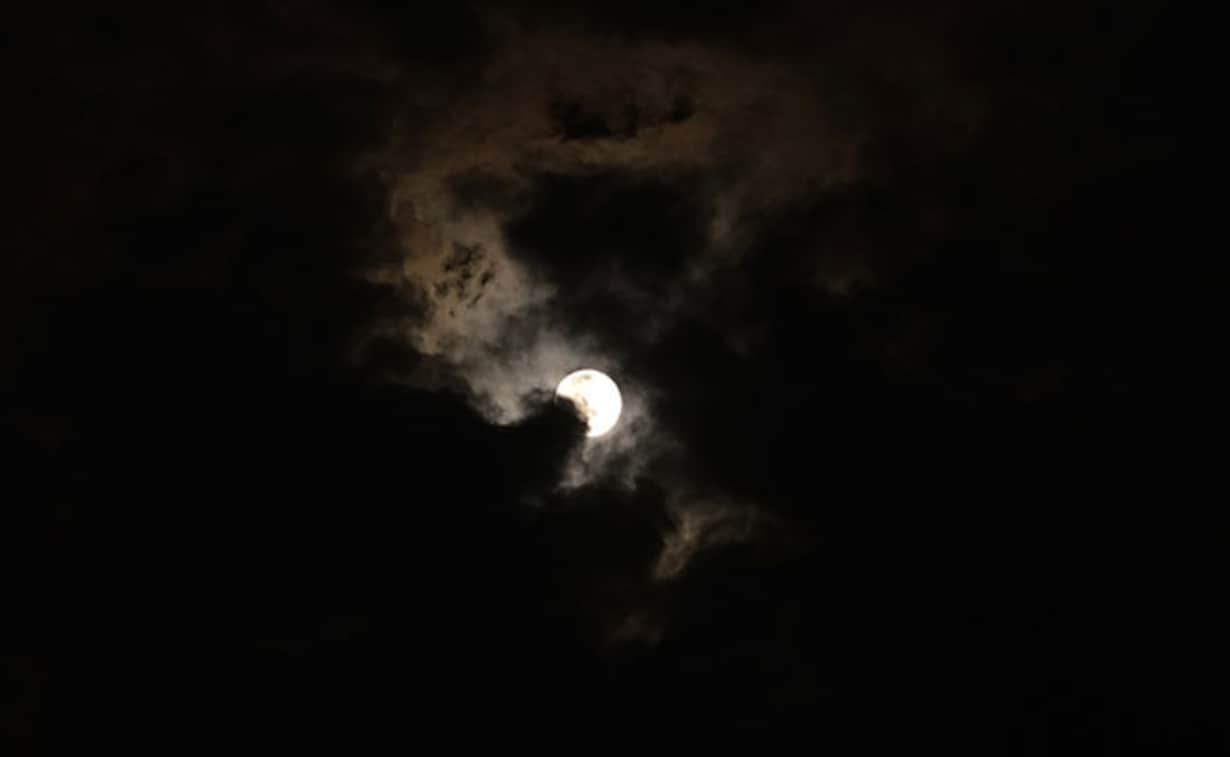
#> input picture resim6.jpg, 1230 x 757 px
$ python sadece_kod.py
#> lines starting #> are read from the running program, lines starting #| are printed output that depends on the picture; after the words box and inside, x2 and y2 are one past the last pixel; in counts of white or black regions, pixels touching at a corner belong together
import cv2
import numpy as np

ay=cv2.imread("resim6.jpg")
#> ay is the input picture: shape (757, 1230, 3); mean B, G, R 8.3, 10.2, 11.6

ay_gri=cv2.cvtColor(ay,cv2.COLOR_BGR2GRAY)

ay_blur = cv2.GaussianBlur(ay_gri,(5,5),0)

ret, ay_threshold=cv2.threshold(ay_blur, 85, 255,cv2.THRESH_BINARY)
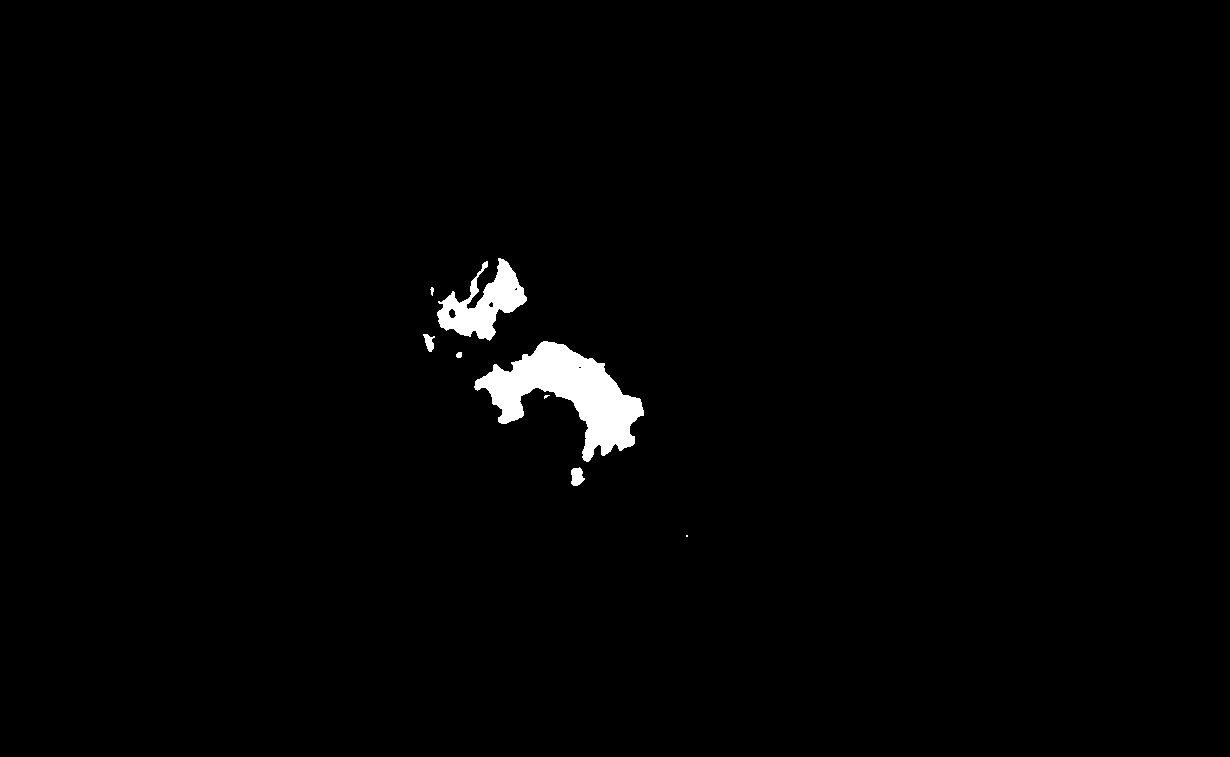
#> ay_threshold: shape (757, 1230); 1.3% white; 8 white regions (2 under 20 px), largest, box (x1, y1, x2, y2) and area: (474, 341, 644, 462) 8706, (437, 258, 527, 341) 3360, (571, 467, 585, 486) 193, (423, 334, 435, 352) 124, (456, 352, 462, 358) 31, (430, 287, 434, 296) 22

ay_Mask=cv2.bitwise_and(ay,ay,mask=ay_threshold)
ay_HSV=cv2.cvtColor(ay_Mask,cv2.COLOR_BGR2HSV)
#> ay_HSV: shape (757, 1230, 3); mean H, S, V 0.2, 0.6, 1.9

gri_alt_sinir=np.array([0,0,15])
gri_ust_sinir=np.array([225,72,255])

gri_renk_filtresisonucu= cv2.inRange(ay_HSV,gri_alt_sinir,gri_ust_sinir)
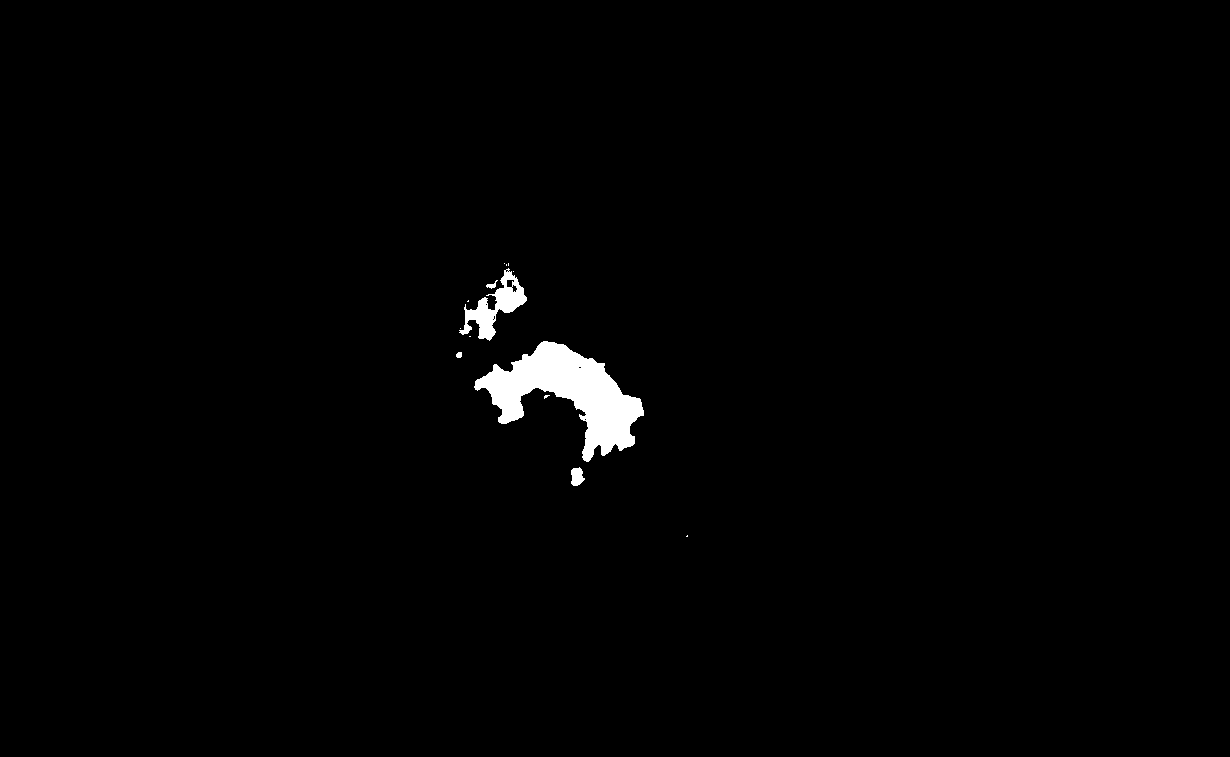
#> gri_renk_filtresisonucu: shape (757, 1230); 1.1% white; 14 white regions (9 under 20 px)

Deneme=ay.copy()
contours, _ = cv2.findContours(gri_renk_filtresisonucu, cv2.RETR_TREE, cv2.CHAIN_APPROX_SIMPLE)
#> contours = 23 contours, 16 with area under 20; largest, box (x1, y1, x2, y2) and area: (474, 341, 644, 462) 8384, (459, 268, 527, 341) 1578, (571, 467, 585, 486) 168, (506, 279, 515, 288) 51, (511, 284, 518, 293) 30, (486, 280, 498, 289) 29, (456, 352, 462, 358) 22
c = max(contours, key = cv2.contourArea)
#> c = contour of 290 points, box (x1, y1, x2, y2) (474, 341, 644, 462), area 8384
x,y,w,h = cv2.boundingRect(c)
#> x = 474; y = 341; w = 170; h = 121
cv2.rectangle(Deneme,(x,y),(x+w,y+h),(0,255,0),2)
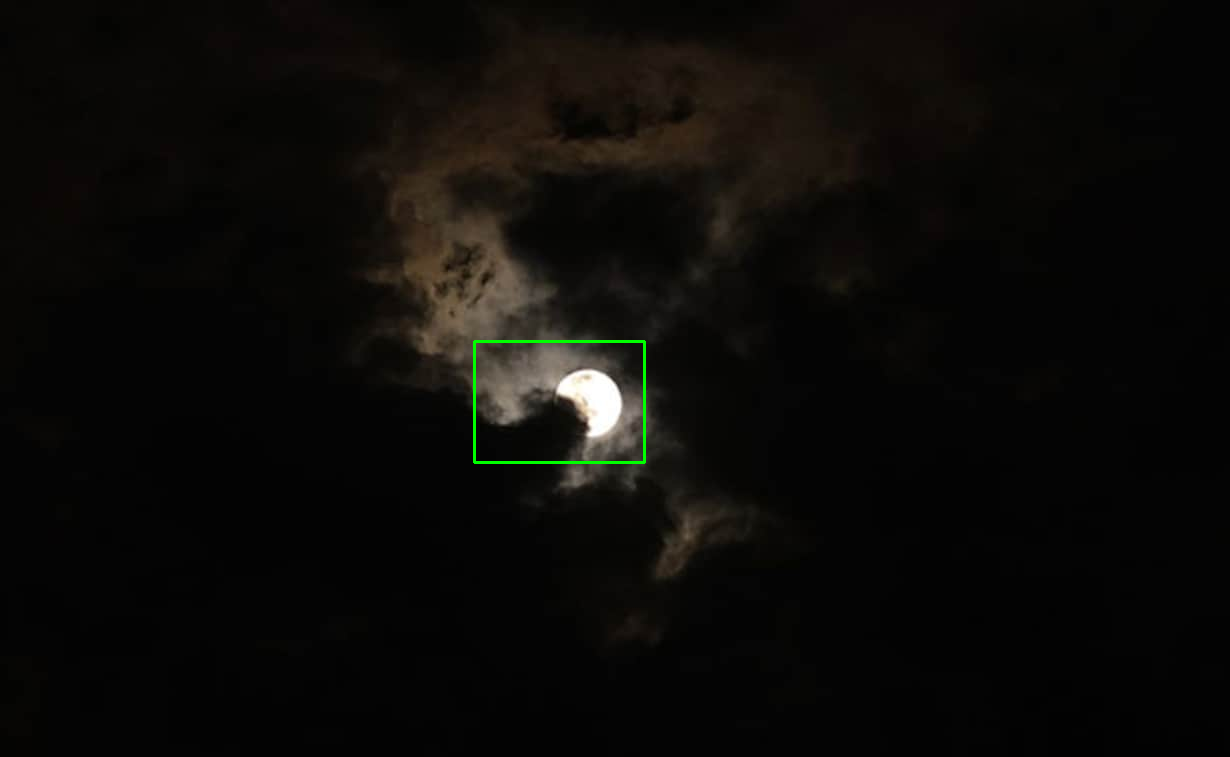
#> Deneme: shape (757, 1230, 3); 0.19% of pixels changed, all inside (x1, y1, x2, y2) = (473, 340, 646, 464)

#cv2.drawContours(Deneme, contours, -1, (0,255,0), 3)
cv2.imshow("Kare Icinde Ay",Deneme)


cv2.waitKey(0)
cv2.destroyAllWindows()

$ run again, with resim1.jpg copied over resim6.jpg
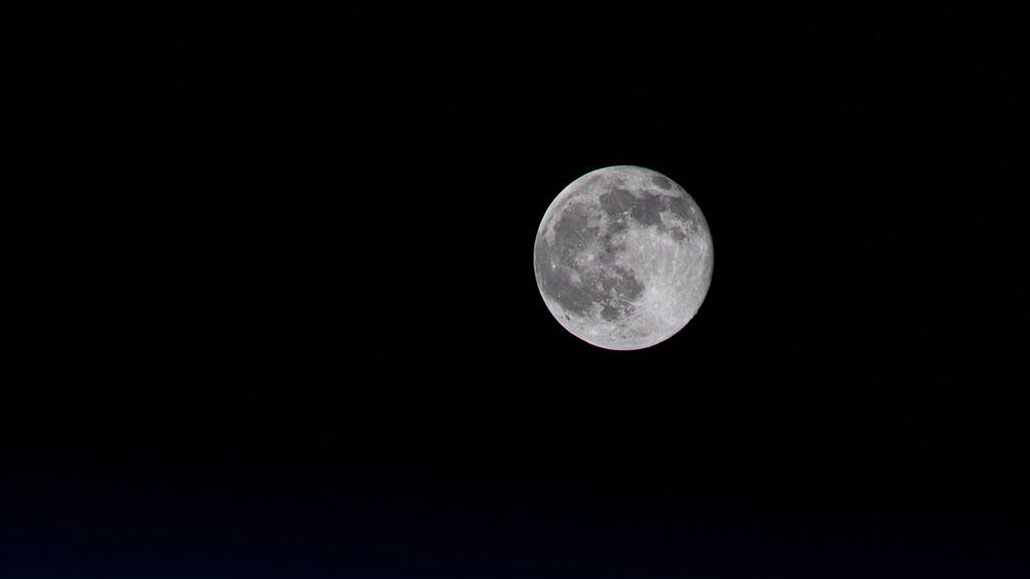
#> input picture resim1.jpg, 1030 x 579 px
#> ay is the input picture: shape (579, 1030, 3); mean B, G, R 8.9, 7.1, 7.2
#> `ret, ay_threshold=cv2.threshold(ay_blur, 85, 255,cv2.THRESH_BINARY)`:
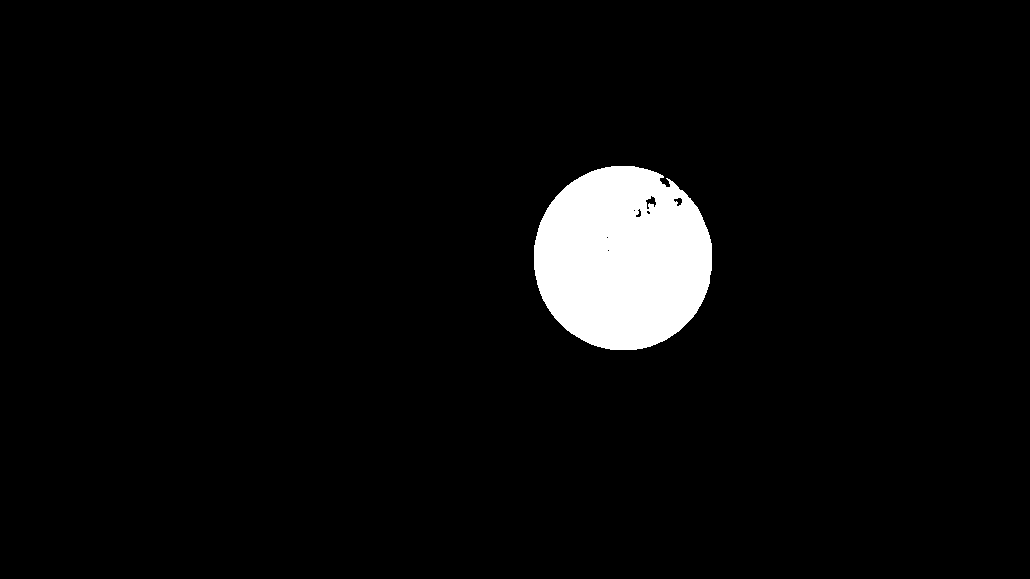
#> ay_threshold: shape (579, 1030); 4.3% white; 1 white region, box (x1, y1, x2, y2) and area: (534, 166, 712, 350) 25770
#> ay_HSV: shape (579, 1030, 3); mean H, S, V 5.8, 0.3, 6.2
#> gri_renk_filtresisonucu: shape (579, 1030); 4.3% white; 1 white region
#> contours = 8 contours, 4 with area under 20; largest, box (x1, y1, x2, y2) and area: (534, 166, 712, 350) 25602, (645, 195, 657, 210) 82, (673, 197, 683, 207) 50, (635, 208, 642, 218) 31
#> c = contour of 276 points, box (x1, y1, x2, y2) (534, 166, 712, 350), area 25602
#> x = 534; y = 166; w = 178; h = 184
#> `cv2.rectangle(Deneme,(x,y),(x+w,y+h),(0,255,0),2)`:
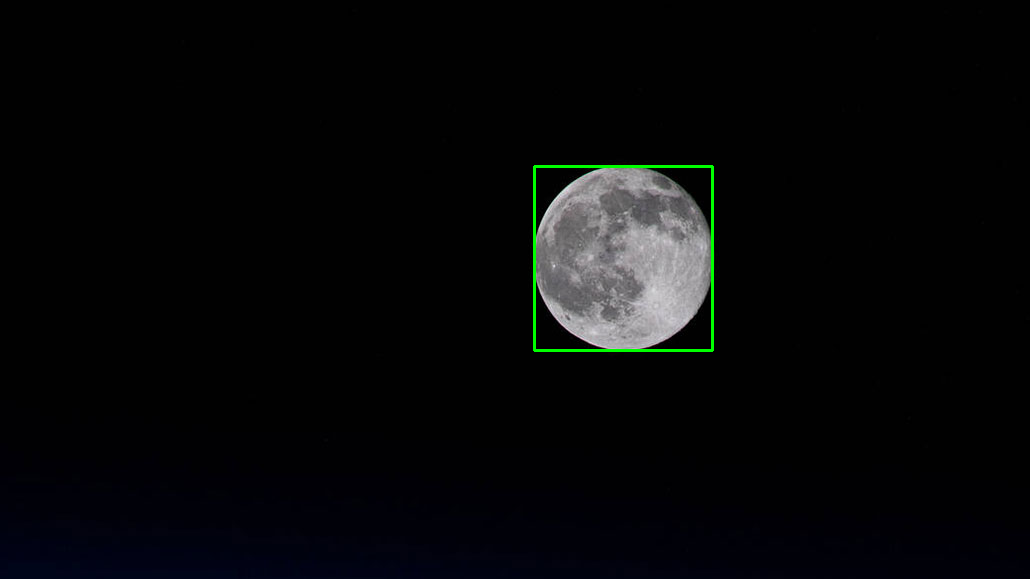
#> Deneme: shape (579, 1030, 3); 0.36% of pixels changed, all inside (x1, y1, x2, y2) = (533, 165, 714, 352)

$ run again, with resim10.jpg copied over resim6.jpg
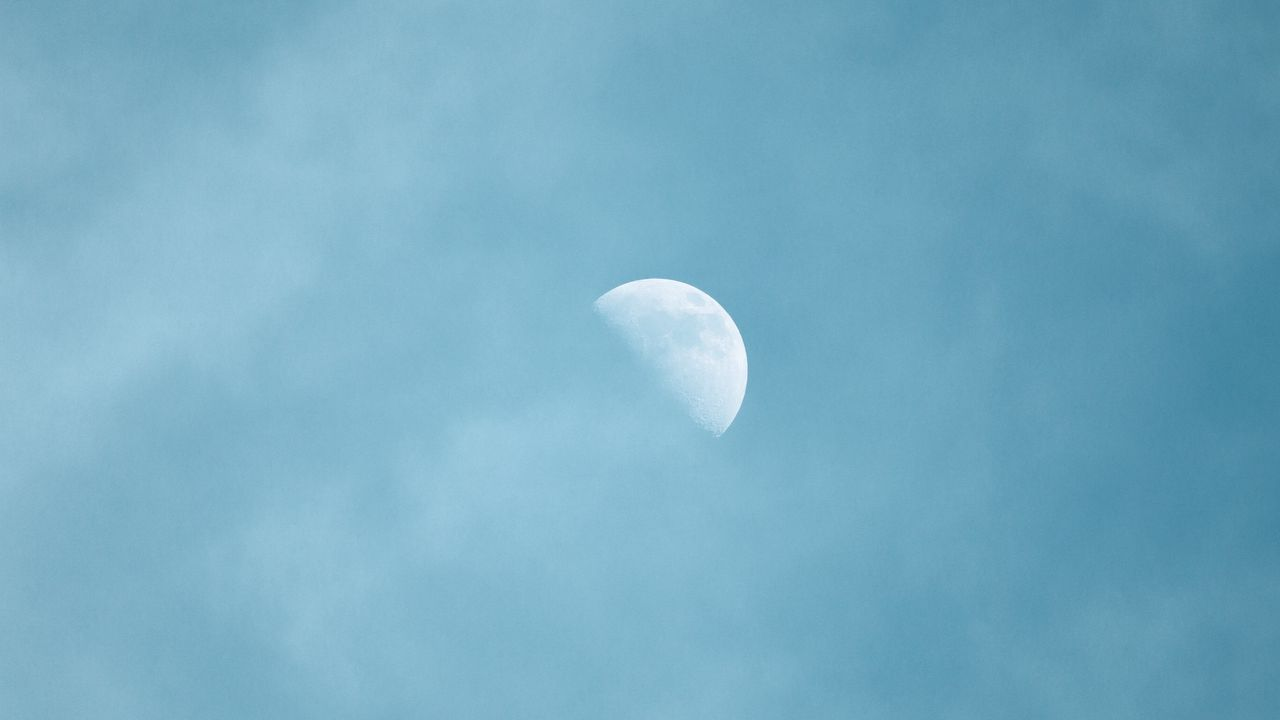
#> input picture resim10.jpg, 1280 x 720 px
#> ay is the input picture: shape (720, 1280, 3); mean B, G, R 195.2, 172.7, 119
#> ay_threshold: shape (720, 1280); every value is 255
#> ay_HSV: shape (720, 1280, 3); mean H, S, V 99, 101, 195.2
#> `gri_renk_filtresisonucu= cv2.inRange(ay_HSV,gri_alt_sinir,gri_ust_sinir)`:
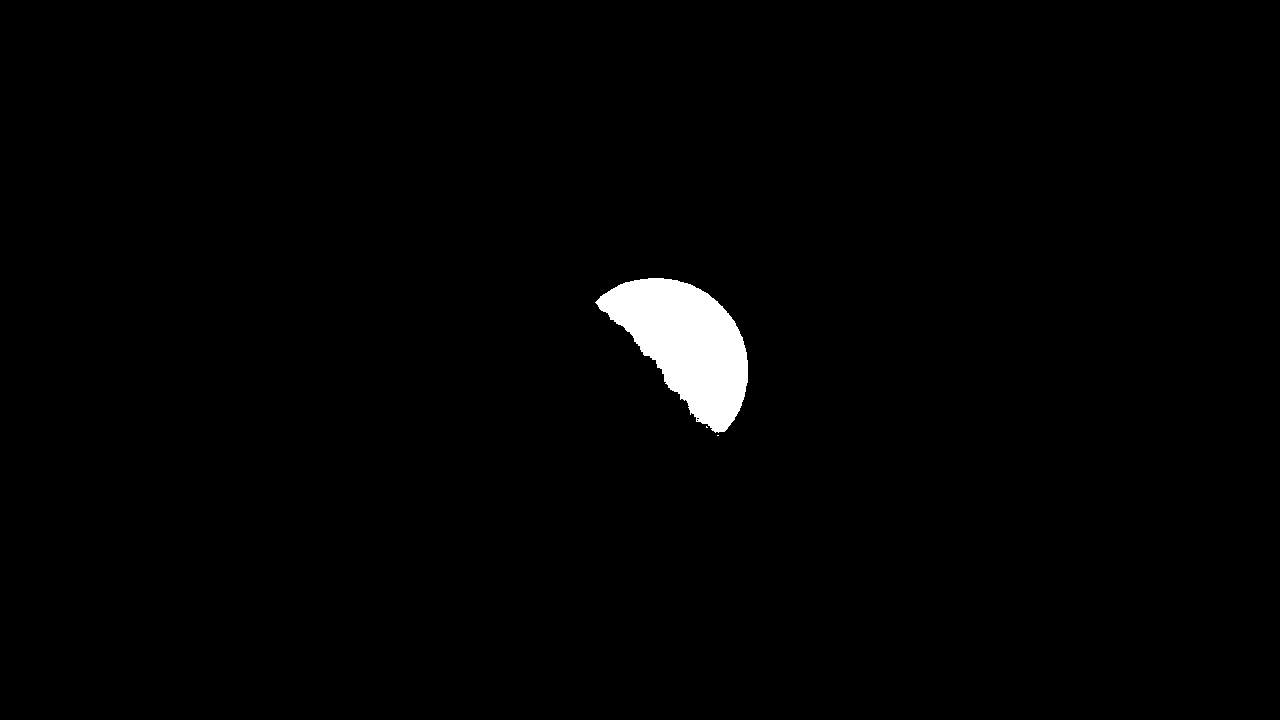
#> gri_renk_filtresisonucu: shape (720, 1280); 1.4% white; 3 white regions (2 under 20 px)
#> contours = 5 contours, 4 with area under 20; largest, box (x1, y1, x2, y2) and area: (595, 278, 748, 433) 12852
#> c = contour of 255 points, box (x1, y1, x2, y2) (595, 278, 748, 433), area 12852
#> x = 595; y = 278; w = 153; h = 155
#> `cv2.rectangle(Deneme,(x,y),(x+w,y+h),(0,255,0),2)`:
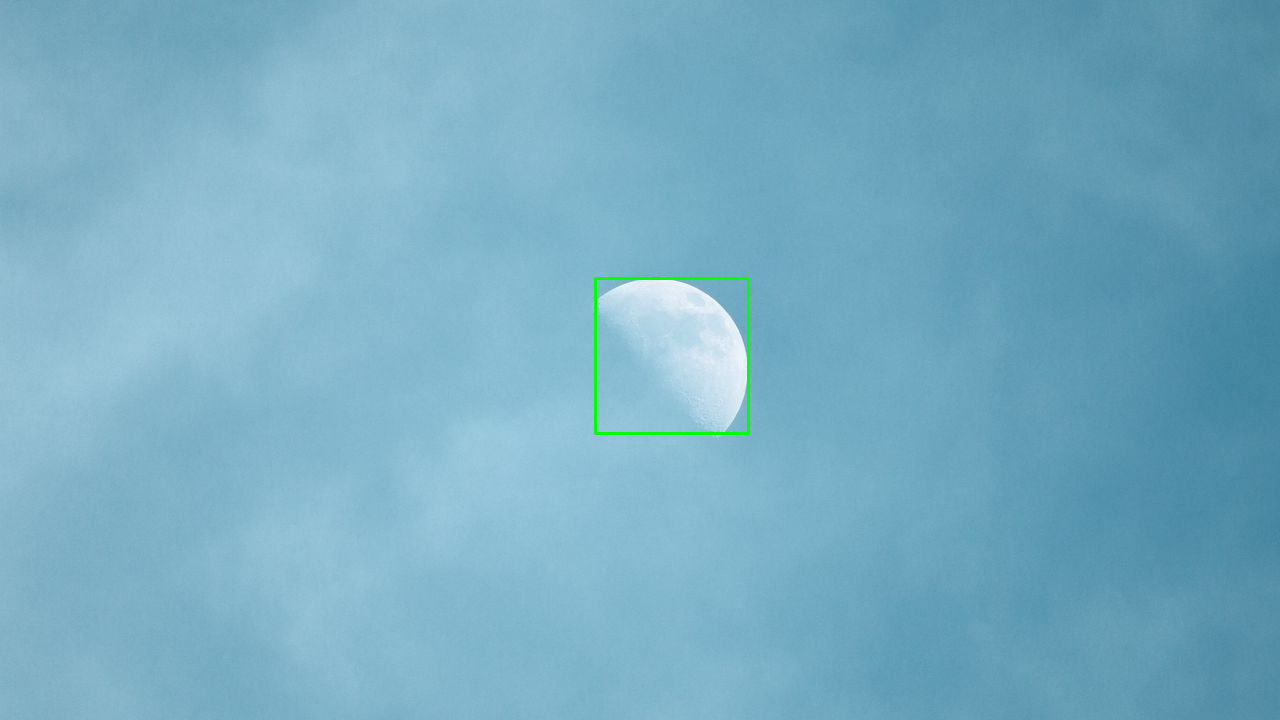
#> Deneme: shape (720, 1280, 3); 0.2% of pixels changed, all inside (x1, y1, x2, y2) = (594, 277, 750, 435)

$ run again, with resim2.jpg copied over resim6.jpg
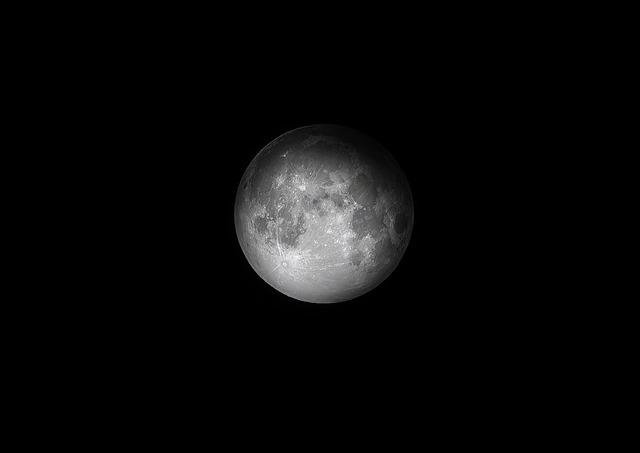
#> input picture resim2.jpg, 640 x 453 px
#> ay is the input picture: shape (453, 640, 3); mean B, G, R 8.9, 8.9, 8.9
#> `ret, ay_threshold=cv2.threshold(ay_blur, 85, 255,cv2.THRESH_BINARY)`:
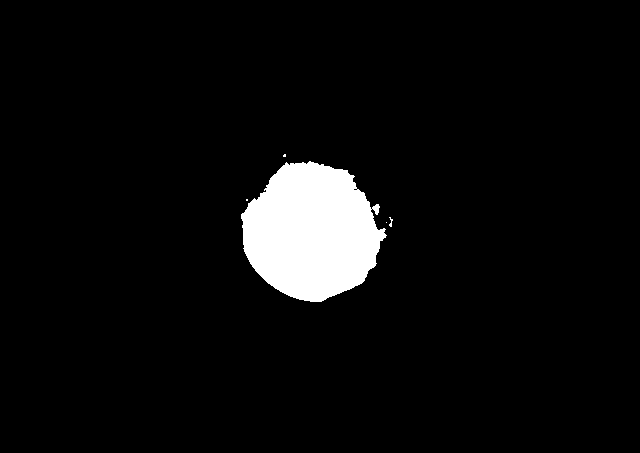
#> ay_threshold: shape (453, 640); 5.1% white; 5 white regions (3 under 20 px)
#> ay_HSV: shape (453, 640, 3); mean H, S, V 1.2, 0, 7.4
#> contours = 6 contours, 5 with area under 20; largest, box (x1, y1, x2, y2) and area: (241, 161, 387, 302) 14520
#> c = contour of 268 points, box (x1, y1, x2, y2) (241, 161, 387, 302), area 14520
#> x = 241; y = 161; w = 146; h = 141
#> `cv2.rectangle(Deneme,(x,y),(x+w,y+h),(0,255,0),2)`:
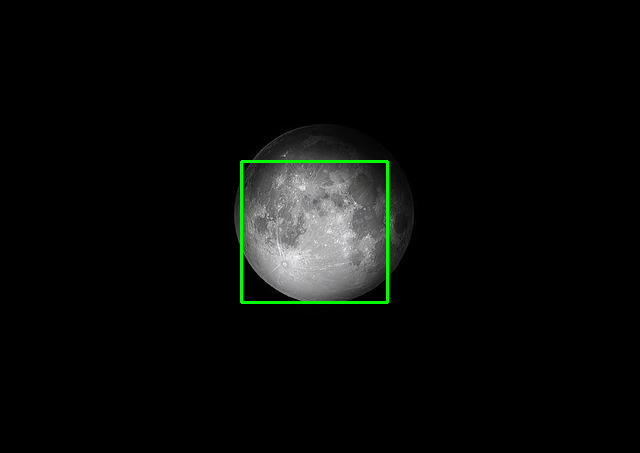
#> Deneme: shape (453, 640, 3); 0.59% of pixels changed, all inside (x1, y1, x2, y2) = (240, 160, 389, 304)
